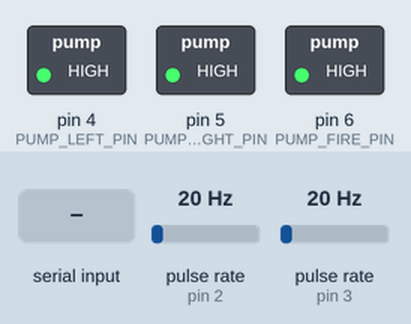
Recording of a sketch running on a simulated Arduino Uno, built with avr-gcc and run on an emulated ATmega328P. Shown: switched loads named in the sketch (green lamp = pin HIGH). Wiring (inferred from the names in the program): 2 × pulse sensor: data pin 2 / data pin 3. The test bench sets the inputs (shaded band); at power-on: pulse rate (sensors on pin 2, pin 3) 20 Hz. What the sketch prints to the serial monitor is not drawn.

Above: at 1.6 s.
1.7 s: "test\n" received over Serial
At 2.7 s:
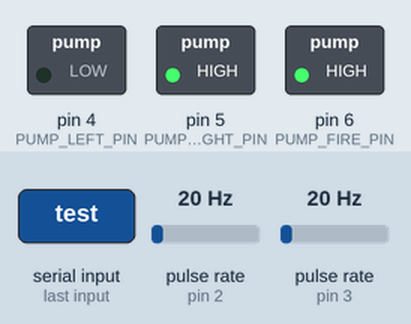
7.7 s: "fill\n" received over Serial
At 8.5 s:
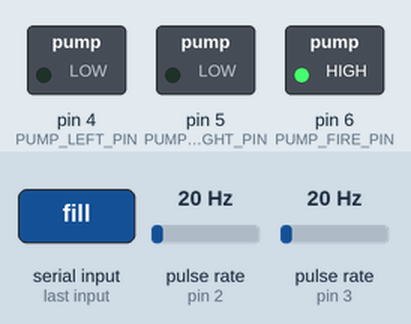
9.3 s: "fire\n" received over Serial
At 10.1 s:
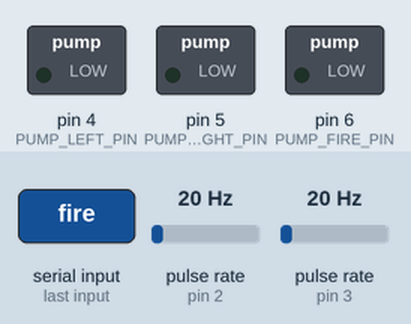
10.8 s: "test\n" received over Serial
At 13.4 s:
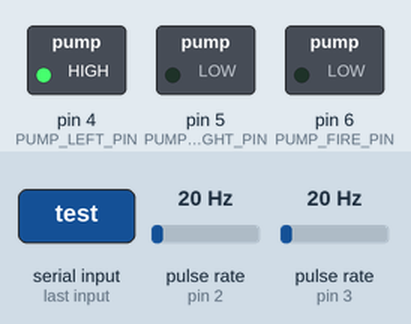
Timing chart, 0 to 17.6 s (numbered marks = the images above; inputs shaded):
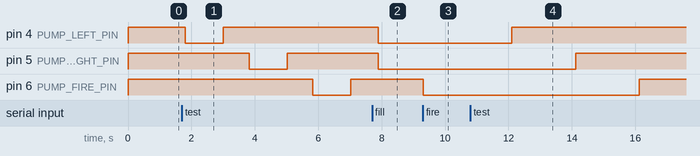

Measured:
- after the input at 1.7 s, pin 4 (PUMP_LEFT_PIN): HIGH → LOW after 0.10 s, → HIGH 1.2 s later; pin 5 (PUMP_RIGHT_PIN): HIGH → LOW after 2.1 s, → HIGH 1.2 s later; pin 6 (PUMP_FIRE_PIN): HIGH → LOW after 4.1 s, → HIGH 1.2 s later
- after the input at 7.7 s, pin 4 (PUMP_LEFT_PIN), pin 5 (PUMP_RIGHT_PIN): HIGH → LOW after 0.19 s
- after the input at 9.3 s, pin 6 (PUMP_FIRE_PIN): HIGH → LOW at once
- after the input at 10.8 s, pin 4 (PUMP_LEFT_PIN): LOW → HIGH after 1.3 s; pin 5 (PUMP_RIGHT_PIN): LOW → HIGH after 3.3 s; pin 6 (PUMP_FIRE_PIN): LOW → HIGH after 5.3 s

The sketch:

hydrogel_launcher_v5_relay.ino
```cpp
/**
 * Bio-hydrogel 발사 장치 - 릴레이 버전 v5 (디버그/폴리티 검증판)
 *
 * ── 하드웨어 구조 ──
 *   [왼쪽 탱크] → 왼쪽 펌프(핀4) → 왼쪽 유량계(핀3) → ─┐
 *                                                          Y합류 → [저장 탱크] → 앞쪽 펌프(핀6) → 발사
 *   [오른쪽 탱크] → 오른쪽 펌프(핀5) → 오른쪽 유량계(핀2) → ─┘
 *
 * ── ★중요: 릴레이 폴리티 검증 먼저★ ──
 *   증상(stop 눌러도 릴레이 안 꺼짐 / 부팅 시 켜짐)은 보통 "액티브 LOW 모듈"인데
 *   코드를 액티브 HIGH로 가정했을 때 나타난다.
 *   → 펌프 부하 떼고(릴레이 딸깍 소리만 확인) 시리얼에 'test' 입력.
 *     "ON이라고 말할 때 딸깍 켜지면" 현재 RELAY_ACTIVE_HIGH 설정이 맞는 것.
 *     반대면 아래 RELAY_ACTIVE_HIGH 를 false 로 바꿔서 재업로드.
 *
 *   부팅 시 자동 ON은 부트로더 구간(setup 이전)이라 코드로 못 막음 → 하드웨어 처리:
 *     - 액티브 HIGH 모듈: 핀→GND 10k 풀다운
 *     - 액티브 LOW  모듈: 핀→5V  10k 풀업   (※ 인계 처방과 반대 주의)
 *
 * ── 실험 설정 (6월 1차) ──
 *   알긴산 탱크: 알긴산 나트륨 1.0 wt% + 피트산 0.5 wt%
 *   CaCl2  탱크: CaCl2 2.0 wt%   |   부피 혼합비 1:1 (탱크에 미리 세팅)
 *
 * ── 명령어 ──
 *   fill / stopfill / fire / stopfire / stop / status / vol X / test
 */

// ══════════════════════════════════════════
// 핀 설정
// ══════════════════════════════════════════
const int PUMP_LEFT_PIN  = 4;
const int PUMP_RIGHT_PIN = 5;
const int PUMP_FIRE_PIN  = 6;
const int FLOW_LEFT_PIN  = 3;  // INT1
const int FLOW_RIGHT_PIN = 2;  // INT0

// ══════════════════════════════════════════
// 릴레이 폴리티 — 여기 한 줄만 바꾸면 전체 반전
//   true  = 액티브 HIGH (HIGH=ON)
//   false = 액티브 LOW  (LOW=ON)  ← stop이 안 먹으면 이쪽일 확률 높음
// ══════════════════════════════════════════
const bool RELAY_ACTIVE_HIGH = false;  // 실측: 액티브 LOW (부팅 ON + stop 무효 → LOW=ON 확정)
const int RELAY_ON  = RELAY_ACTIVE_HIGH ? HIGH : LOW;
const int RELAY_OFF = RELAY_ACTIVE_HIGH ? LOW  : HIGH;

const bool LEFT_IS_ALGINATE = true;  // TODO: 실험 전 확인

// ══════════════════════════════════════════
// 실험 파라미터
// ══════════════════════════════════════════
float TANK_CAPACITY_ML = 3000.0; // 자동 주입 정지 기준 (mL)
float PULSES_PER_ML    = 0.45;   // 유량계 1mL당 펄스수 (실측 보정 필요)

// ══════════════════════════════════════════
// 상태
// ══════════════════════════════════════════
bool isFilling = false;
bool isFiring  = false;

// ══════════════════════════════════════════
// 계측 변수
// ══════════════════════════════════════════
volatile long pulseCountLeft  = 0;
volatile long pulseCountRight = 0;

long  lastPulseLeft  = 0, lastPulseRight = 0;
float flowRateLeft   = 0, flowRateRight  = 0;
float totalVolLeft   = 0, totalVolRight  = 0;
float tankVolume     = 0;

unsigned long lastCalcTime = 0;
const int CALC_INTERVAL_MS = 200;

String serialBuffer = "";

// ══════════════════════════════════════════
// 인터럽트 핸들러
// ══════════════════════════════════════════
void countLeft()  { pulseCountLeft++;  }
void countRight() { pulseCountRight++; }

// 인터럽트 보호 원자적 읽기
long readPulse(volatile long &src) {
  long v;
  noInterrupts();
  v = src;
  interrupts();
  return v;
}

// ══════════════════════════════════════════
// 초기화
// ══════════════════════════════════════════
void setup() {
  Serial.begin(9600);

  // digitalWrite(OFF) → pinMode(OUTPUT) 순서: OUTPUT 전환 직후 바로 OFF 레벨 구동(글리치 최소화)
  digitalWrite(PUMP_LEFT_PIN,  RELAY_OFF);
  digitalWrite(PUMP_RIGHT_PIN, RELAY_OFF);
  digitalWrite(PUMP_FIRE_PIN,  RELAY_OFF);
  pinMode(PUMP_LEFT_PIN,  OUTPUT);
  pinMode(PUMP_RIGHT_PIN, OUTPUT);
  pinMode(PUMP_FIRE_PIN,  OUTPUT);
  // 한 번 더 확실히 OFF
  digitalWrite(PUMP_LEFT_PIN,  RELAY_OFF);
  digitalWrite(PUMP_RIGHT_PIN, RELAY_OFF);
  digitalWrite(PUMP_FIRE_PIN,  RELAY_OFF);

  // 유량계: 홀센서 오픈컬렉터 → 내부 풀업 필수 (없으면 펄스 미검출/노이즈)
  pinMode(FLOW_LEFT_PIN,  INPUT_PULLUP);
  pinMode(FLOW_RIGHT_PIN, INPUT_PULLUP);

  attachInterrupt(digitalPinToInterrupt(FLOW_LEFT_PIN),  countLeft,  RISING);
  attachInterrupt(digitalPinToInterrupt(FLOW_RIGHT_PIN), countRight, RISING);

  Serial.println("====================================");
  Serial.println(" Bio-hydrogel 발사 시스템 v5");
  Serial.println("====================================");
  Serial.print("[릴레이] 폴리티 = ");
  Serial.println(RELAY_ACTIVE_HIGH ? "액티브 HIGH (HIGH=ON)" : "액티브 LOW (LOW=ON)");
  Serial.println("[검증] 'test' 입력해서 ON/OFF 딸깍 맞는지 확인하세요.");
  Serial.println("[농도] 알긴산 1.0wt% + 피트산 0.5wt%  |  CaCl2 2.0wt%");
  Serial.print("[라인] 왼쪽=");
  Serial.print(LEFT_IS_ALGINATE ? "알긴산" : "CaCl2");
  Serial.print(" | 오른쪽=");
  Serial.println(LEFT_IS_ALGINATE ? "CaCl2" : "알긴산");
  Serial.print("[탱크] 자동정지 기준 = "); Serial.print(TANK_CAPACITY_ML, 0); Serial.println(" mL");
  Serial.println("------------------------------------");
  Serial.println("fill / stopfill / fire / stopfire / stop / status / vol X / test");
  Serial.println("====================================\n");
}

// ══════════════════════════════════════════
// 메인 루프
// ══════════════════════════════════════════
void loop() {
  readSerial();
  if (isFilling) controlLoop();
}

// ══════════════════════════════════════════
// 시리얼 입력
// ══════════════════════════════════════════
void readSerial() {
  while (Serial.available()) {
    char c = Serial.read();
    if (c == '\n' || c == '\r') {
      serialBuffer.trim();
      if (serialBuffer.length() > 0) handleCommand(serialBuffer);
      serialBuffer = "";
    } else {
      serialBuffer += c;
    }
  }
}

void handleCommand(String cmd) {
  cmd.toLowerCase();

  if (cmd == "fill") {
    if (isFilling) { Serial.println("[!] 이미 주입 중."); return; }
    startFilling();

  } else if (cmd == "stopfill") {
    if (!isFilling) { Serial.println("[!] 주입 중이 아님."); return; }
    isFilling = false;
    digitalWrite(PUMP_LEFT_PIN,  RELAY_OFF);
    digitalWrite(PUMP_RIGHT_PIN, RELAY_OFF);
    Serial.println("[주입 정지] 수동 정지.");
    printStatus();

  } else if (cmd == "fire") {
    if (isFiring) { Serial.println("[!] 이미 발사 중."); return; }
    isFiring = true;
    digitalWrite(PUMP_FIRE_PIN, RELAY_ON);
    Serial.print("[발사 시작] 탱크: "); Serial.print(tankVolume, 0); Serial.println(" mL");

  } else if (cmd == "stopfire") {
    if (!isFiring) { Serial.println("[!] 발사 중이 아님."); return; }
    isFiring = false;
    digitalWrite(PUMP_FIRE_PIN, RELAY_OFF);
    Serial.println("[발사 정지]");

  } else if (cmd == "stop") {
    isFilling = false;
    isFiring  = false;
    digitalWrite(PUMP_LEFT_PIN,  RELAY_OFF);
    digitalWrite(PUMP_RIGHT_PIN, RELAY_OFF);
    digitalWrite(PUMP_FIRE_PIN,  RELAY_OFF);
    Serial.println("[전체 정지]");
    printStatus();

  } else if (cmd == "status") {
    printStatus();

  } else if (cmd == "test") {
    relayTest();

  } else if (cmd.startsWith("vol ")) {
    float val = cmd.substring(4).toFloat();
    if (val > 0) {
      TANK_CAPACITY_ML = val;
      Serial.print("[설정] 탱크 자동정지 = "); Serial.print(TANK_CAPACITY_ML, 0); Serial.println(" mL");
    } else {
      Serial.println("[오류] 예: vol 3000");
    }

  } else {
    Serial.print("[?] 모르는 명령: "); Serial.println(cmd);
  }
}

// ══════════════════════════════════════════
// 릴레이 폴리티 검증 — 펌프 부하 떼고 딸깍 소리로 확인
// ══════════════════════════════════════════
void relayTest() {
  Serial.println("\n=== 릴레이 테스트 (딸깍 소리로 확인) ===");
  Serial.print("현재 설정: ");
  Serial.println(RELAY_ACTIVE_HIGH ? "액티브 HIGH" : "액티브 LOW");
  int pins[3] = { PUMP_LEFT_PIN, PUMP_RIGHT_PIN, PUMP_FIRE_PIN };
  const char* names[3] = { "왼쪽펌프(4)", "오른쪽펌프(5)", "발사펌프(6)" };
  for (int i = 0; i < 3; i++) {
    Serial.print("["); Serial.print(names[i]); Serial.println("] ON 이라고 말함 → 지금 딸깍 켜져야 정상");
    digitalWrite(pins[i], RELAY_ON);
    delay(1200);
    Serial.println("   OFF → 지금 꺼져야 정상");
    digitalWrite(pins[i], RELAY_OFF);
    delay(800);
  }
  Serial.println("=== 테스트 끝 ===");
  Serial.println("ON/OFF가 반대로 동작했다면 코드 상단 RELAY_ACTIVE_HIGH 를 false 로 바꿔 재업로드.\n");
}

// ══════════════════════════════════════════
// 주입 시작
// ══════════════════════════════════════════
void startFilling() {
  tankVolume     = 0;
  lastPulseLeft  = readPulse(pulseCountLeft);
  lastPulseRight = readPulse(pulseCountRight);
  lastCalcTime   = millis();

  isFilling = true;
  digitalWrite(PUMP_LEFT_PIN,  RELAY_ON);
  digitalWrite(PUMP_RIGHT_PIN, RELAY_ON);

  Serial.println("[주입 시작]");
  Serial.println("시간(ms)\t유량L(mL/s)\t유량R(mL/s)\t탱크(mL)");
}

// ══════════════════════════════════════════
// 제어 루프 (200ms 주기) - 유량 모니터링 + 탱크 자동정지
// ══════════════════════════════════════════
void controlLoop() {
  unsigned long now = millis();
  if (now - lastCalcTime < CALC_INTERVAL_MS) return;

  float dt = (now - lastCalcTime) / 1000.0;
  lastCalcTime = now;

  long pL = readPulse(pulseCountLeft);
  long pR = readPulse(pulseCountRight);

  long dL = pL - lastPulseLeft;
  long dR = pR - lastPulseRight;
  lastPulseLeft  = pL;
  lastPulseRight = pR;

  float addedLeft  = dL / PULSES_PER_ML;
  float addedRight = dR / PULSES_PER_ML;
  flowRateLeft  = addedLeft  / dt;
  flowRateRight = addedRight / dt;

  totalVolLeft  += addedLeft;
  totalVolRight += addedRight;
  tankVolume    += addedLeft + addedRight;

  // 유량 로그
  Serial.print(now);             Serial.print("\t");
  Serial.print(flowRateLeft, 2); Serial.print("\t\t");
  Serial.print(flowRateRight,2); Serial.print("\t\t");
  Serial.println(tankVolume, 0);

  // 탱크 자동 정지
  if (tankVolume >= TANK_CAPACITY_ML) {
    isFilling = false;
    digitalWrite(PUMP_LEFT_PIN,  RELAY_OFF);
    digitalWrite(PUMP_RIGHT_PIN, RELAY_OFF);

    Serial.println("\n====================================");
    Serial.println("[탱크 FULL] 주입 자동 정지");
    Serial.print("충전량: ");      Serial.print(tankVolume, 0);    Serial.println(" mL");
    Serial.print("왼쪽 누적: ");   Serial.print(totalVolLeft, 1);  Serial.println(" mL");
    Serial.print("오른쪽 누적: "); Serial.print(totalVolRight, 1); Serial.println(" mL");
    Serial.print("발사 펌프: ");   Serial.println(isFiring ? "가동 중" : "정지 중");
    Serial.println("'fire' 발사 / 'fill' 재충전");
    Serial.println("====================================");
  }
}

// ══════════════════════════════════════════
// 상태 출력
// ══════════════════════════════════════════
void printStatus() {
  Serial.println("-------- STATUS --------");
  Serial.print("주입 펌프: "); Serial.println(isFilling ? "가동 중" : "정지");
  Serial.print("발사 펌프: "); Serial.println(isFiring  ? "가동 중" : "정지");
  Serial.print("릴레이 폴리티: "); Serial.println(RELAY_ACTIVE_HIGH ? "액티브 HIGH" : "액티브 LOW");
  Serial.print("라인: 왼쪽=");
  Serial.print(LEFT_IS_ALGINATE ? "알긴산" : "CaCl2");
  Serial.print(" / 오른쪽=");
  Serial.println(LEFT_IS_ALGINATE ? "CaCl2" : "알긴산");
  Serial.print("탱크 현재: ");    Serial.print(tankVolume, 0);      Serial.println(" mL");
  Serial.print("왼쪽 누적: ");    Serial.print(totalVolLeft, 1);    Serial.println(" mL");
  Serial.print("오른쪽 누적: ");  Serial.print(totalVolRight, 1);   Serial.println(" mL");
  Serial.print("탱크 자동정지: "); Serial.print(TANK_CAPACITY_ML, 0); Serial.println(" mL");
  Serial.println("------------------------");
}
```
